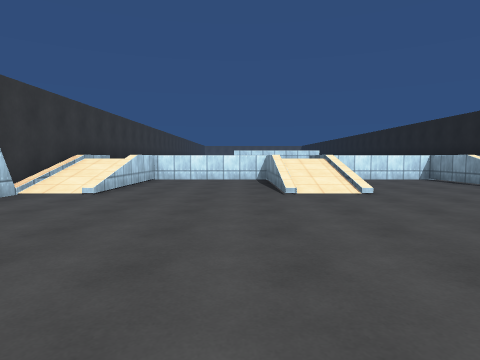
View 1 (above)

16 first-person views from a walk through a Unity game level. The camera is 1.3 m above the floor, tilts 4° down and sees 75° across. The floor is counted in squares, 2 m on a side. Each view is taken from the middle of a square. On the plan, view 1 faces up. The plan holds only what a view shows up to about 10 squares ahead; the rest is blank. The place goes on beyond the plan. The player is left out. Surface patterns are stand-ins for the level's own textures.

View 2
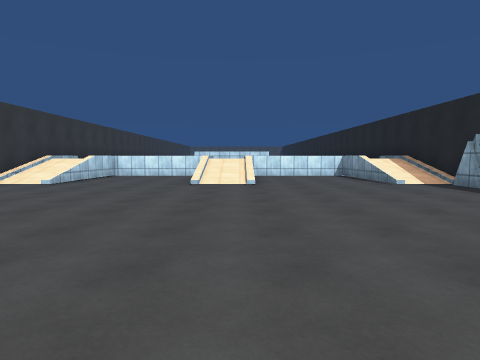

View 3
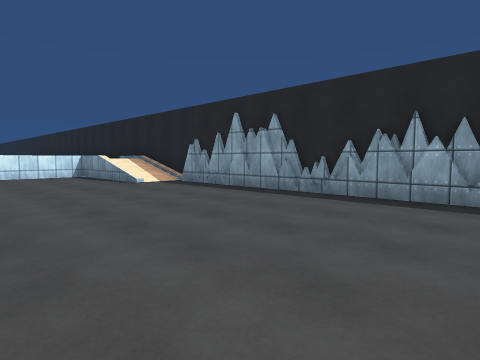

View 4
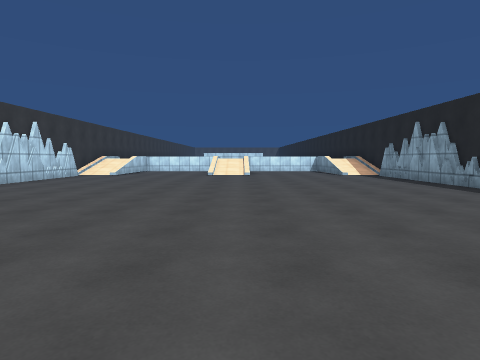

View 5
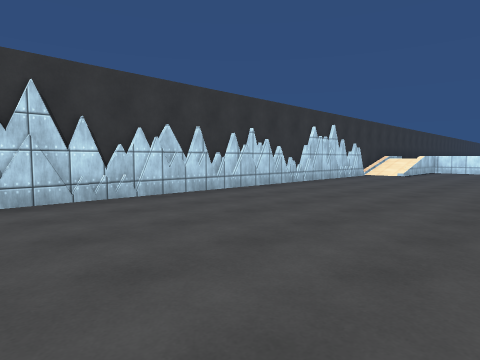

View 6
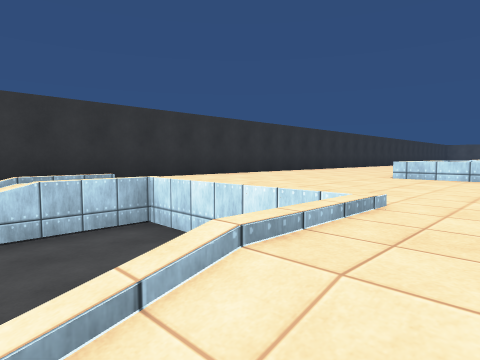

View 7
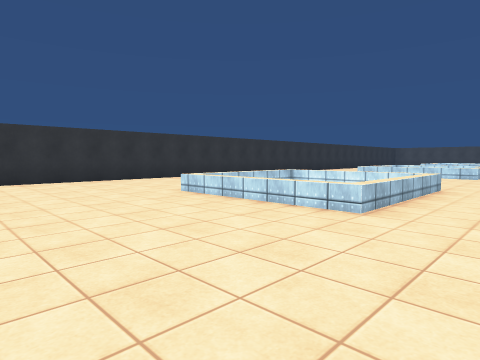

View 8
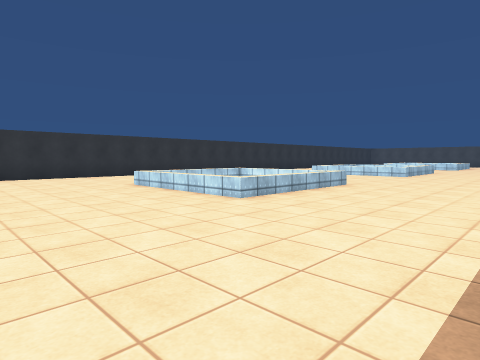

View 9
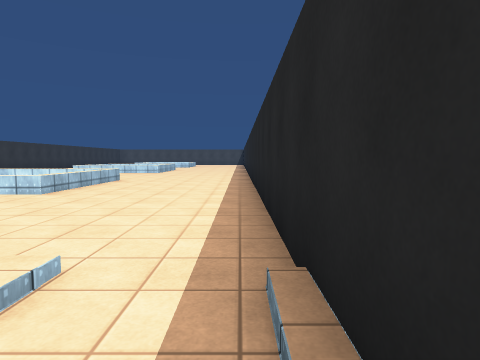

View 10
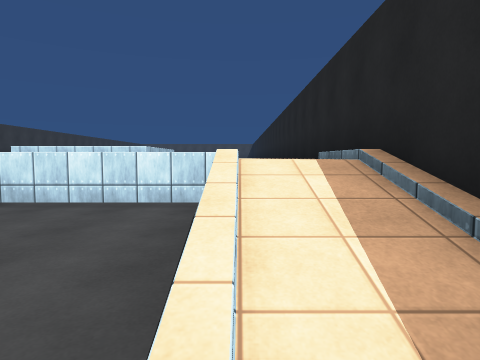

View 11
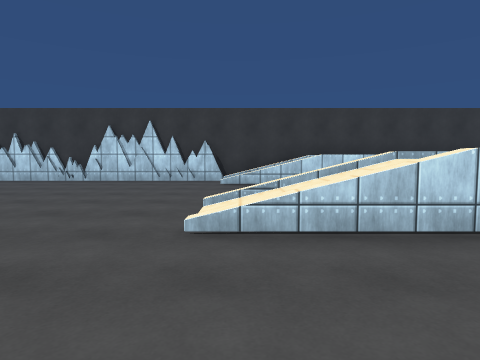

View 12
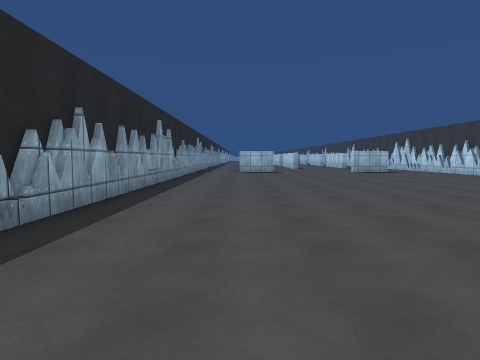

View 13
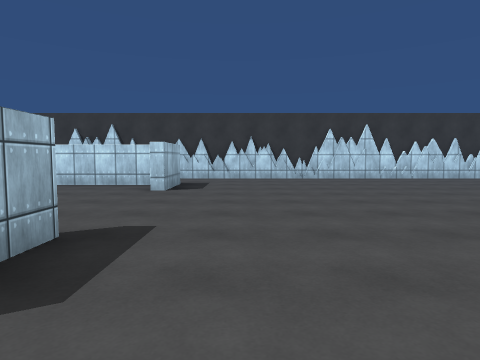

View 14
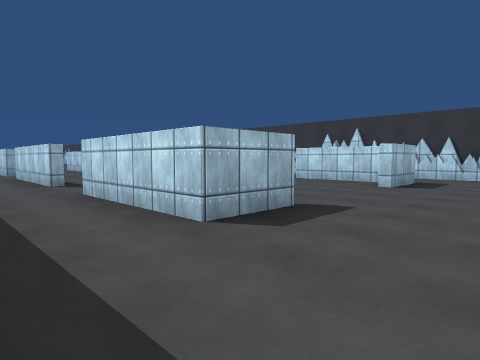

View 15
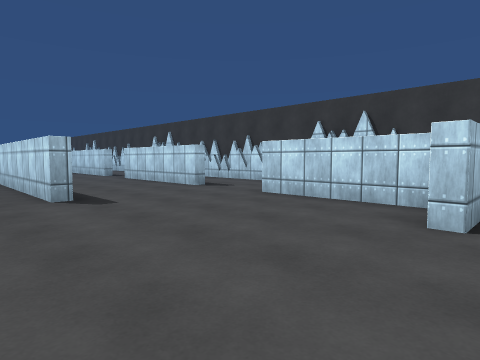

View 16
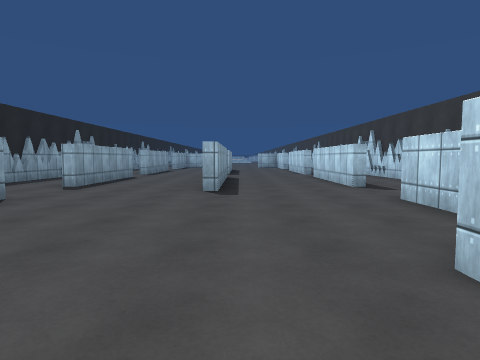

### Floor plan
Key: @ floor where view 1 was taken; # wall or solid block; . main floor; : floor 1.25 m higher than the main floor; / step, stairs or slope; ^ raised ledge.
Columns run from 5 left of view 1 to 8 right of it. Each row starts with its distance up from view 1.
 15 #::::^  ^::::#
 14 #::::^^^^::::#
 13 #::::::::::::#
 12 #::::::::::::#
 11 #::::::::::::#
 10 #::::::::::::#
  9 #//...//...//#
  8 #//...//...//#
  7 #//...//...//#
  6 #//...//...//#
  5 ##...........#
  4  #...........#
  3  #...........#
  2  #...........#
  1  #...........#
  0  #...@.......#
 -1  #...........#
 -2  #...........#
 -3  #...........#
 -4  #...........#
 -5  #...........#
 -6  #...........#
 -7  #........
 -8  #...........
 -9  #...........
-10  #...........
-11  #.##....##..
-12    #......#..
-13    #......#.
-14    .........
-15   ..........
-16  #....#.....
-17  #.#..#...#..#
-18  #.#..#...#..#
-19  #.#..#...# .#

Positions as (right, up) in squares from view 1, and headings:
1: (0, 0), facing up
2: (2, -2), facing up
3: (2, -2), facing up-right
4: (2, -6), facing up
5: (1, -6), facing up-left
6: (2, 7), facing up-left
7: (5, 10), facing up-left
8: (7, 10), facing up-left
9: (7, 8), facing up
10: (6, 5), facing up
11: (5, 6), facing left
12: (5, 4), facing down
13: (6, -9), facing left
14: (7, -8), facing down-left
15: (3, -10), facing down-left
16: (1, -9), facing down
